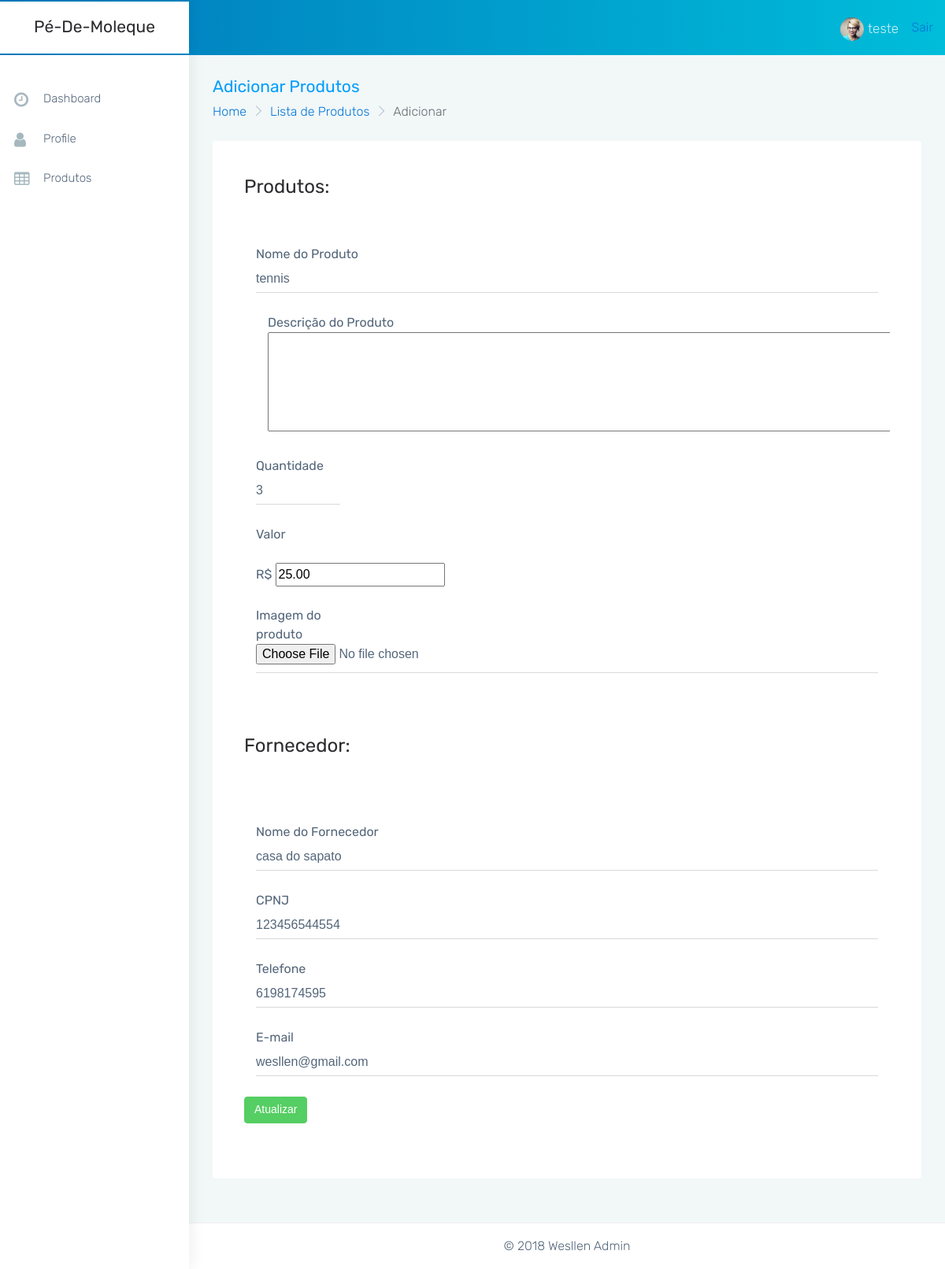
Screenshot of /admin/admin/editar.php?id=1 (signed in) with the database file from the repository.
### tables this page shows
CREATE TABLE `produto` (
  `codigoProduto` int(11) NOT NULL,
  `nomeProduto` varchar(255) NOT NULL,
  `descricaoProduto` text NOT NULL,
  `qtdEstoque` int(11) NOT NULL,
  `valor` decimal(18,2) NOT NULL,
  `fotoProduto` varchar(255) NOT NULL,
  `FKFornecedor` int(11) NOT NULL
);

CREATE TABLE `fornecedor` (
  `codigoFornecedor` int(11) NOT NULL,
  `cnpj` varchar(20) NOT NULL,
  `nomeFornecedor` varchar(255) NOT NULL,
  `telefone` varchar(20) NOT NULL,
  `email` varchar(255) NOT NULL
);

### admin/admin/editar.php (the view, shortened to what this page needs)
<?php
require_once 'tamplate/head.php';
?>
<div class="page-wrapper">
    <div class="container-fluid">
        <div class="row page-titles">
            <div class="col-md-6 col-8 align-self-center">
                <h3 class="text-themecolor m-b-0 m-t-0">Adicionar Produtos</h3>
                <ol class="breadcrumb">
                    <li class="breadcrumb-item"><a href="javascript:void(0)">Home</a></li>
                    <li class="breadcrumb-item active"><a href="produtos.php">Lista de Produtos</a></li>
                    <li class="breadcrumb-item active">Adicionar</li>
                </ol>
            </div>
        </div>
        <?php
        require_once 'conexao.php';
        $id = $_GET['id'] ;
        $sql = "SELECT * FROM produto as p JOIN fornecedor as f ON p.FKFornecedor = f.  codigoFornecedor WHERE codigoProduto = '$id'";
        $query = mysqli_query($conn, $sql);
        ?>
        <div class="row">
            <div class="col-12">
                <div class="card">
                    <div class="card-block">
                        <div class="card">
                            <div class="card-block">
                                <form enctype="multipart/form-data" action="codEditar.php" method="POST"class="form-horizontal form-material">
                                    <?php
                                    while ($exibe = mysqli_fetch_assoc($query)) {
                                        $nomeProduto = $exibe['nomeProduto'];
                                        $descricao = $exibe['descricaoProduto'];
                                        $qtdEstoque = $exibe['qtdEstoque'];
                                        $valor = $exibe['valor'];
                                        $nomeFornecedor = $exibe['nomeFornecedor'];
                                        $cnpj = $exibe['cnpj'];
                                        $telefone = $exibe['telefone'];
                                        $email = $exibe['email'];
                                        $fotoProduto = $exibe['fotoProduto'];
                                        ?>
                                    <h2>Produtos:</h2>
                                    <br><br>
                                    <div class="form-group">
                                        <label class="col-md-12">Nome do Produto</label>
                                        <div class="col-md-12">
                                            <input type="text" name="nomeProduto" value="<?=$nomeProduto?>" class="form-control form-control-line">
                                        </div>
                                    </div>
                                    <div class="form-group col-md-12">
                                        <label for="descricaoProduto" class="col-md-12">Descrição do Produto</label><br/>
                                        <div class="col-md-12">
                                            <textarea rows="5" cols="110" value="<?=$descricao?>" name="descricaoProduto"></textarea>
                                        </div>
                                    </div>
                                    <div class="form-group">
                                        <label class="col-md-2">Quantidade</label>
                                        <div class="col-md-2">
                                            <input type="number"  name="quantidadeProduto" value="<?=$qtdEstoque?>" class="form-control form-control-line">
                                        </div>
                                    </div>
                                    <div class="form-group">
                                        <label class="col-md-12">Valor</label><br/><br/>
                                        <div class="col-md-12">
                                            <label for="dinheiro">R$</label>
                                            <input type="text" id="demo1" name="valor" value="<?=$valor?>" />
                                        </div>
                                    </div>
                                    <div class="form-group">
                                        <label class="col-md-2">Imagem do produto</label>
                                        <div class="col-md-12">
                                            <input name="imagem" type="file" value="<?=$fotoProduto?>" class="form-control form-control-line">
                                        </div>
                                    </div>
                                    <br><br>
                                    <h2>Fornecedor:</h2>
                                    <br><br><br>
                                    <div class="form-group">
                                        <label class="col-md-12">Nome do Fornecedor</label>
                                        <div class="col-md-12">
                                            <input type="text" name="nomeFornecedor" value="<?=$nomeFornecedor?>" class="form-control form-control-line">
                                        </div>
                                    </div>
                                    <div class="form-group">
                                        <label for="cnpjFornecedor" class="col-md-12">CPNJ</label>
                                        <div class="col-md-12">
                                            <input type="text" name="cnpjFornecedor" value="<?=$cnpj?>" class="form-control form-control-line" >
                                        </div>
                                    </div>
                                    <div class="form-group">
                                        <label class="col-md-12">Telefone</label>
                                        <div class="col-md-12">
                                            <input type="tel"  name="telefoneFornecedor" value="<?=$telefone?>" class="form-control form-control-line">
                                        </div>
                                    </div>
                                    <div class="form-group">
                                        <label class="col-md-12">E-mail</label>
                                        <div class="col-md-12">
                                            <input type="email" name="emailFornecedor" value="<?=$email?>" class="form-control form-control-line">
                                        </div>
                                    </div>
                                    <div>
                                        <input type="submit" name="Editar"  class="btn btn-success" value="Atualizar">
                                    </div>
                                    <?php
                                    }
                                    ?>
                                </form>
                            </div>
                        </div>
                    </div>
                </div>
            </div>
        </div>
    </div>
    <footer class="footer text-center">
    </footer>
</div>
<?php
require_once 'tamplate/footer.php';
?>

### admin/admin/css/colors/blue.css (style rules this page uses)
.text-themecolor { color: #009efb !important; }

### rows the page displays
produto: nomeProduto "tennis", quantidadeProduto "3", valor "25.00", nomeFornecedor "casa do sapato", cnpjFornecedor "123456544554", telefoneFornecedor "6198174595", emailFornecedor "wesllen@gmail.com"

### other values shown
$_SESSION['nome'] "teste"
